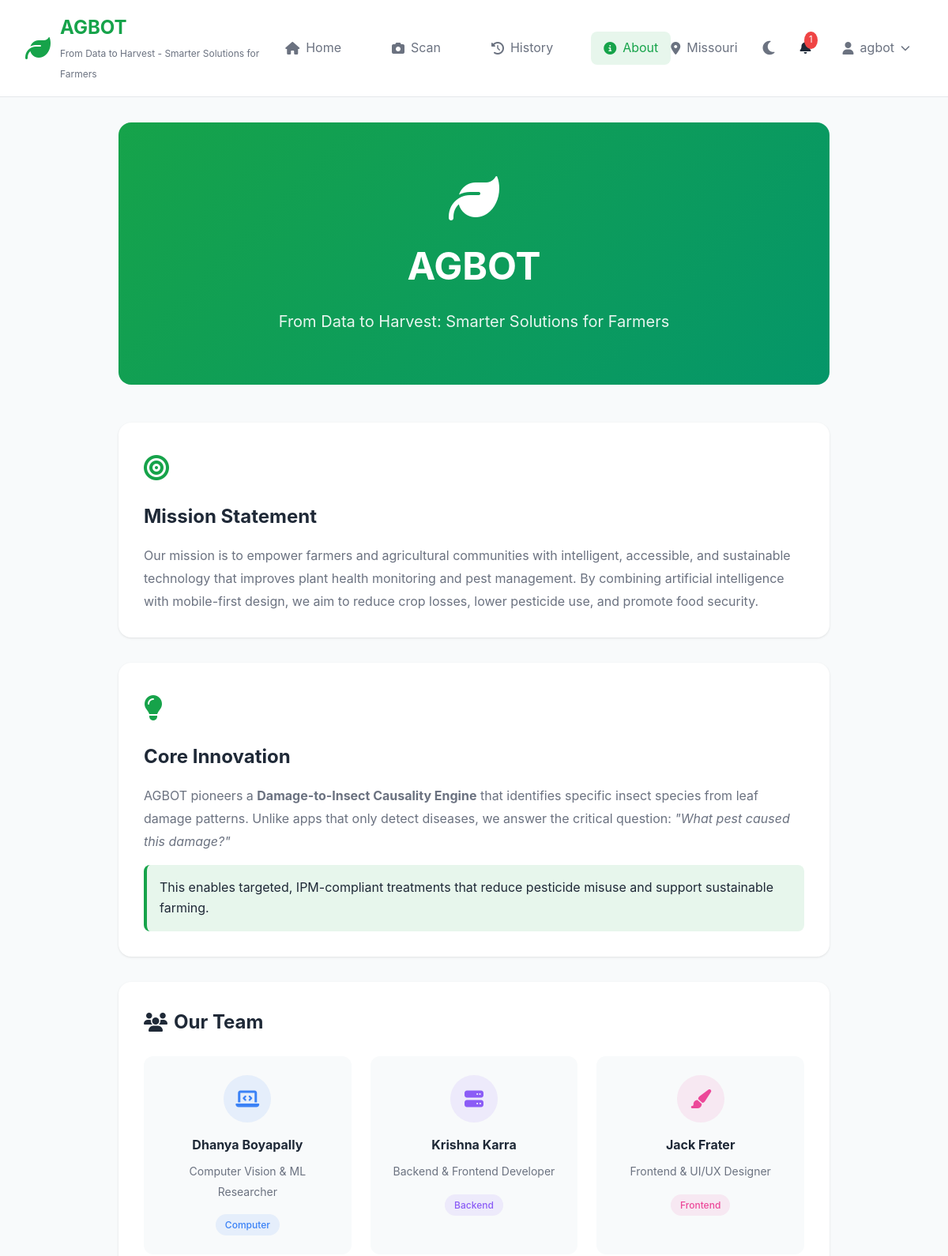
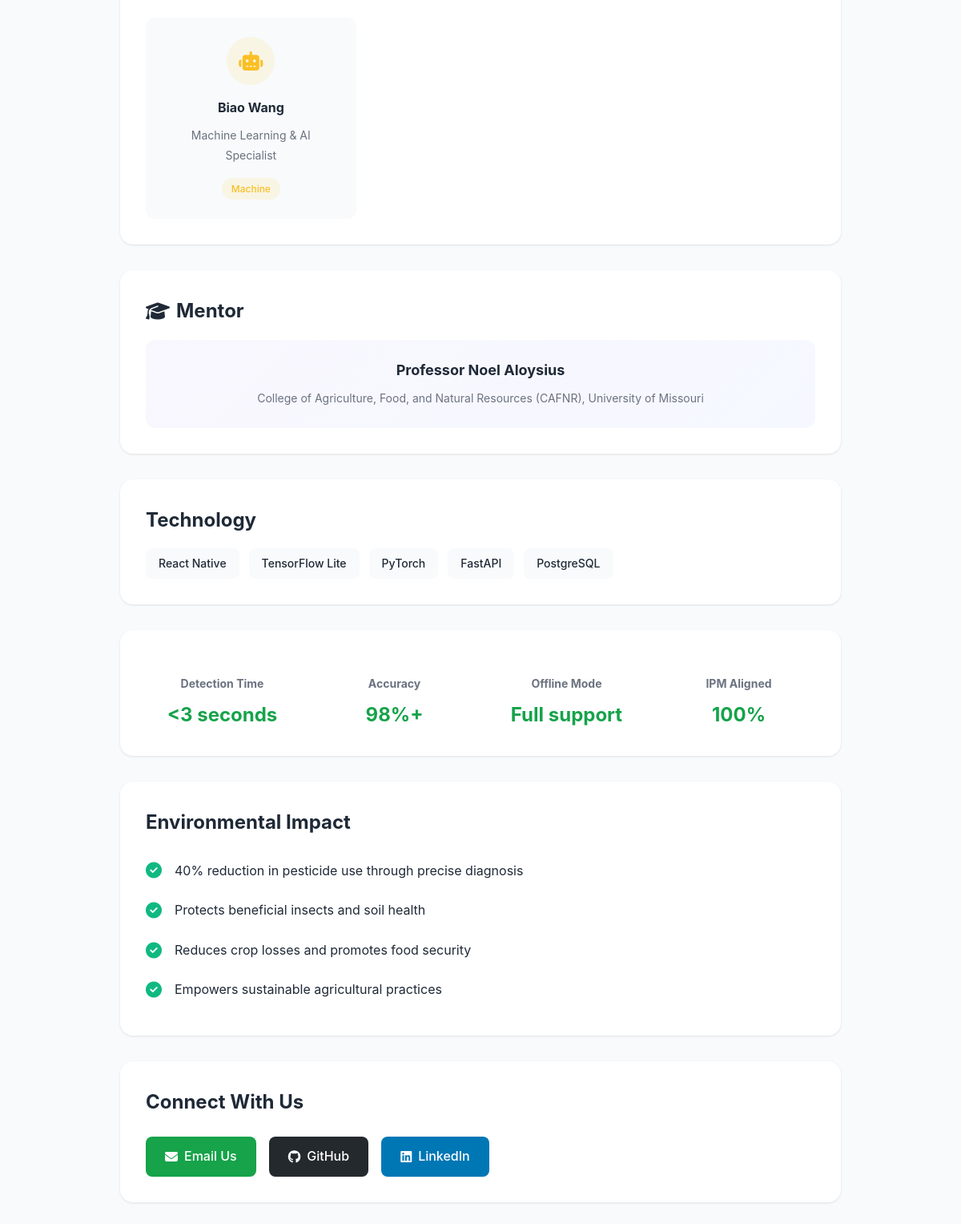
The page /about (signed in) on the database its author committed (2 pictures, top to bottom).
### models.py (models this page shows, shortened)
class User(UserMixin, db.Model):
    __tablename__ = 'users'
    id = db.Column(db.Integer, primary_key=True)
    email = db.Column(db.String(120), unique=True, nullable=False, index=True)
    phone = db.Column(db.String(20), unique=True, nullable=True)
    password_hash = db.Column(db.String(255), nullable=False)
    name = db.Column(db.String(100), nullable=False)
    location = db.Column(db.String(100), nullable=True)
    language = db.Column(db.String(10), default='en')  # en, hi, es, sw, etc.
    units = db.Column(db.String(10), default='metric')  # metric or imperial
    theme = db.Column(db.String(20), default='emerald')  # emerald, forest, ocean, sunset
    farm_name = db.Column(db.String(100), nullable=True)
    farm_size = db.Column(db.String(50), nullable=True)
    crops = db.Column(db.Text, nullable=True)  # Comma-separated crop list
    notification_email = db.Column(db.Boolean, default=True)
    notification_push = db.Column(db.Boolean, default=True)
    created_at = db.Column(db.DateTime, default=datetime.utcnow)
    last_login = db.Column(db.DateTime)
    is_active = db.Column(db.Boolean, default=True)
    oauth_provider = db.Column(db.String(50), nullable=True)  # google, microsoft
    oauth_id = db.Column(db.String(255), nullable=True)
    scans = db.relationship('Scan', backref='user', lazy='dynamic', cascade='all, delete-orphan')
    feedbacks = db.relationship('Feedback', backref='user', lazy='dynamic', cascade='all, delete-orphan')

### app.py (the view)
@app.route('/about')
def about():
    team = [
        {'name': 'Dhanya Boyapally', 'role': 'Computer Vision & ML Researcher', 'type': 'Computer'},
        {'name': 'Krishna Karra', 'role': 'Backend & Frontend Developer', 'type': 'Backend'},
        {'name': 'Jack Frater', 'role': 'Frontend & UI/UX Designer', 'type': 'Frontend'},
        {'name': 'Biao Wang', 'role': 'Machine Learning & AI Specialist', 'type': 'Machine'}
    ]
    return render_template('about.html', team=team)

### app.py (called while the page is built, shortened)
@login_manager.user_loader
def load_user(user_id):
    return User.query.get(int(user_id))

@app.context_processor
def inject_translations():
    if current_user.is_authenticated and current_user.language:
        lang = current_user.language
    else:
        lang = session.get('language', request.args.get('lang', 'en'))
    if not lang or lang not in translations:
        lang = 'en'
    trans = translations.get(lang, translations['en'])
    class TranslationNamespace:
        def __init__(self, data):
            for key, value in data.items():
                if isinstance(value, dict):
                    setattr(self, key, TranslationNamespace(value))
                else:
                    setattr(self, key, value)
    t = TranslationNamespace(trans)
    return dict(lang=lang, t=t)

### templates/about.html (shortened to what this page needs)
{% extends "base.html" %}
{% block content %}
<div class="about-page">
    <div class="hero-section">
        <div class="hero-content">
            <i class="fas fa-leaf hero-icon"></i>
            <h1>AGBOT</h1>
            <p class="tagline">From Data to Harvest: Smarter Solutions for Farmers</p>
        </div>
    </div>
    <div class="about-content">
        <section class="mission-section">
            <div class="section-icon">
                <i class="fas fa-bullseye"></i>
            </div>
            <h2>Mission Statement</h2>
            <p>Our mission is to empower farmers and agricultural communities with intelligent, accessible, and sustainable technology that improves plant health monitoring and pest management. By combining artificial intelligence with mobile-first design, we aim to reduce crop losses, lower pesticide use, and promote food security.</p>
        </section>
        <section class="innovation-section">
            <div class="section-icon">
                <i class="fas fa-lightbulb"></i>
            </div>
            <h2>Core Innovation</h2>
            <p>AGBOT pioneers a <strong>Damage-to-Insect Causality Engine</strong> that identifies specific insect species from leaf damage patterns. Unlike apps that only detect diseases, we answer the critical question: <em>"What pest caused this damage?"</em></p>
            <div class="highlight-box">
                This enables targeted, IPM-compliant treatments that reduce pesticide misuse and support sustainable farming.
            </div>
        </section>
        <section class="team-section">
            <h2><i class="fas fa-users"></i> Our Team</h2>
            <div class="team-grid">
                {% for member in team %}
                <div class="team-member">
                    <div class="member-icon {{ member.type.lower() }}">
                        <i class="fas fa-{{ 'laptop-code' if member.type == 'Computer' else 'server' if member.type == 'Backend' else 'paint-brush' if member.type == 'Frontend' else 'robot' }}"></i>
                    </div>
                    <h3>{{ member.name }}</h3>
                    <p>{{ member.role }}</p>
                    <div class="member-badge {{ member.type.lower() }}">{{ member.type }}</div>
                </div>
                {% endfor %}
            </div>
        </section>
        <section class="mentor-section">
            <h2><i class="fas fa-graduation-cap"></i> Mentor</h2>
            <div class="mentor-card">
                <h3>Professor Noel Aloysius</h3>
                <p>College of Agriculture, Food, and Natural Resources (CAFNR), University of Missouri</p>
            </div>
        </section>
        <section class="tech-section">
            <h2>Technology</h2>
            <div class="tech-badges">
                <span class="tech-badge">React Native</span>
                <span class="tech-badge">TensorFlow Lite</span>
                <span class="tech-badge">PyTorch</span>
                <span class="tech-badge">FastAPI</span>
                <span class="tech-badge">PostgreSQL</span>
            </div>
        </section>
        <section class="metrics-section">
            <div class="metrics-grid">
                <div class="metric">
                    <h3>Detection Time</h3>
                    <div class="metric-value">&lt;3 seconds</div>
                </div>
                <div class="metric">
                    <h3>Accuracy</h3>
                    <div class="metric-value">98%+</div>
                </div>
                <div class="metric">
                    <h3>Offline Mode</h3>
                    <div class="metric-value">Full support</div>
                </div>
                <div class="metric">
                    <h3>IPM Aligned</h3>
                    <div class="metric-value">100%</div>
                </div>
            </div>
        </section>
        <section class="impact-section">
            <h2>Environmental Impact</h2>
            <div class="impact-list">
                <div class="impact-item">
                    <i class="fas fa-check-circle"></i>
                    <span>40% reduction in pesticide use through precise diagnosis</span>
                </div>
                <div class="impact-item">
                    <i class="fas fa-check-circle"></i>
                    <span>Protects beneficial insects and soil health</span>
                </div>
                <div class="impact-item">
                    <i class="fas fa-check-circle"></i>
                    <span>Reduces crop losses and promotes food security</span>
                </div>
                <div class="impact-item">
                    <i class="fas fa-check-circle"></i>
                    <span>Empowers sustainable agricultural practices</span>
                </div>
            </div>
        </section>
        <section class="contact-section">
            <h2>Connect With Us</h2>
            <div class="contact-buttons">
                <a href="#" class="contact-btn email">
                    <i class="fas fa-envelope"></i> Email Us
                </a>
                <a href="#" class="contact-btn github">
                    <i class="fab fa-github"></i> GitHub
                </a>
                <a href="#" class="contact-btn linkedin">
                    <i class="fab fa-linkedin"></i> LinkedIn
                </a>
            </div>
        </section>
    </div>
</div>
{% endblock %}

### templates/base.html (shortened to what this page needs)
<!DOCTYPE html>
<html lang="{{ lang }}" data-theme="{{ current_user.theme if current_user.is_authenticated and current_user.theme else 'light' }}">
<head>
    <link rel="stylesheet" href="{{ url_for('static', filename='css/style.css') }}">
    <link rel="stylesheet" href="https://cdnjs.cloudflare.com/ajax/libs/font-awesome/6.4.0/css/all.min.css">
</head>
<body>
    <nav class="navbar">
        <div class="nav-container">
            {% if current_user.is_authenticated %}
            <div class="nav-logo">
                <i class="fas fa-leaf"></i>
                <div>
                    <h2>{{ t.brand.name }}</h2>
                    <span>{{ t.brand.tagline }}</span>
                </div>
            </div>
            {% endif %}
            {% if current_user.is_authenticated %}
            <div class="nav-menu">
                <a href="{{ url_for('index') }}" class="nav-item {% if request.endpoint == 'index' %}active{% endif %}">
                    <i class="fas fa-home"></i> {{ t.nav.home }}
                </a>
                <a href="{{ url_for('scan') }}" class="nav-item {% if request.endpoint == 'scan' %}active{% endif %}">
                    <i class="fas fa-camera"></i> {{ t.nav.scan }}
                </a>
                <a href="{{ url_for('history') }}" class="nav-item {% if request.endpoint == 'history' %}active{% endif %}">
                    <i class="fas fa-history"></i> {{ t.nav.history }}
                </a>
                <a href="{{ url_for('about') }}" class="nav-item {% if request.endpoint == 'about' %}active{% endif %}">
                    <i class="fas fa-info-circle"></i> {{ t.nav.about }}
                </a>
            </div>
            {% endif %}
            <div class="nav-user">
                {% if current_user.is_authenticated %}
                <div class="location">
                    <i class="fas fa-map-marker-alt"></i> {{ current_user.location or 'Location' }}
                </div>
                <button class="theme-toggle" id="themeToggle" title="Toggle theme">
                    <i class="fas fa-moon"></i>
                </button>
                <div class="notifications">
                    <i class="fas fa-bell"></i>
                    <span class="badge">1</span>
                </div>
                <div class="user-dropdown">
                    <div class="user-profile" onclick="toggleUserMenu()">
                        <i class="fas fa-user"></i> {{ current_user.name }}
                        <i class="fas fa-chevron-down"></i>
                    </div>
                </div>
                {% endif %}
            </div>
        </div>
    </nav>
    <main class="content">
        {% block content %}{% endblock %}
    </main>
</body>
</html>

### rows shown on the page
User: brand.name "AGBOT", location "Missouri", name "agbot"

### other values the page prints
{{ t.brand.tagline }} "From Data to Harvest - Smarter Solutions for Farmers"
{{ t.nav.home }} "Home"
{{ t.nav.scan }} "Scan"
{{ t.nav.history }} "History"
{{ t.nav.about }} "About"
{{ member.name }} "Dhanya Boyapally" "Krishna Karra" "Jack Frater" "Biao Wang"
{{ member.role }} "Computer Vision & ML Researcher" "Backend & Frontend Developer" "Frontend & UI/UX Designer" "Machine Learning & AI Specialist"
{{ member.type }} "Computer" "Backend" "Frontend" "Machine"
